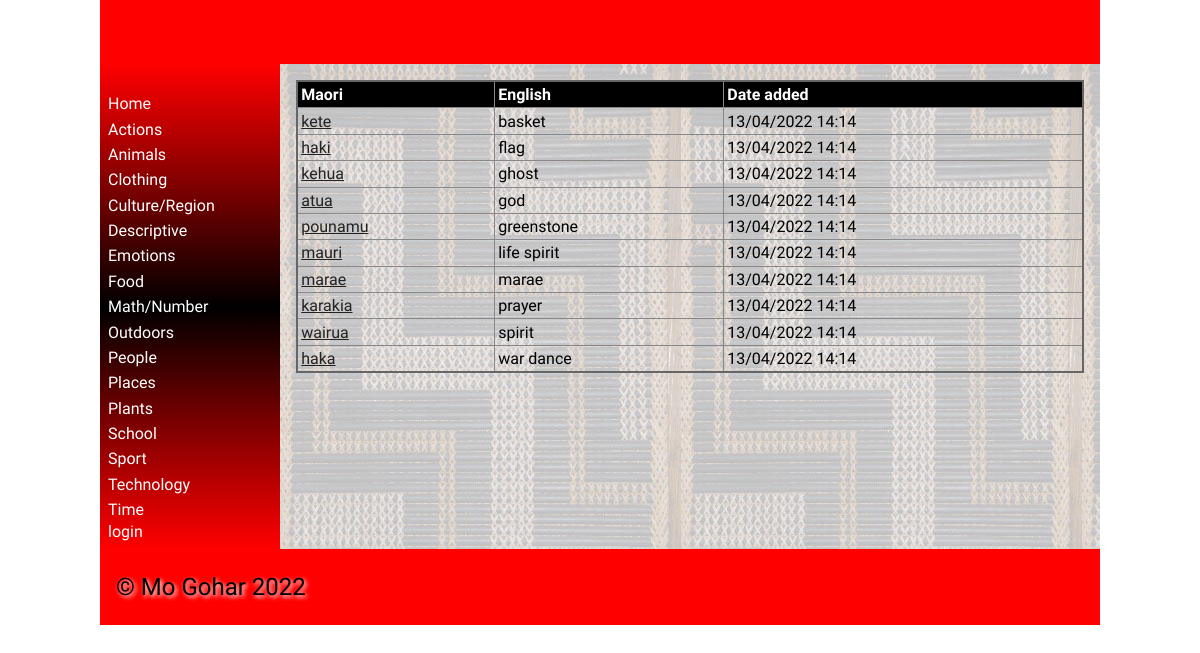
The page /category/4 on the database as committed earlier.
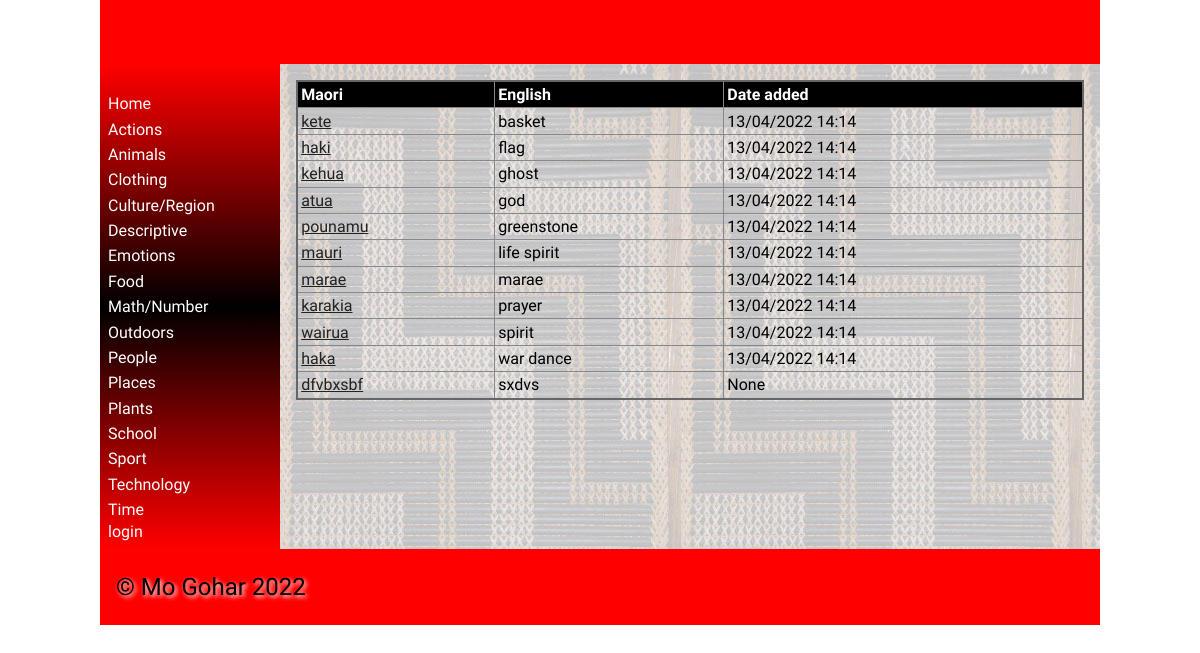
The same page on the database as committed later.
### tables this page shows
CREATE TABLE categories
(
	id integer
		constraint categories_pk
			primary key autoincrement,
	category_name integer
);

CREATE TABLE vocab
(
	id integer
		constraint vocab_pk
			primary key autoincrement,
	Maori varchar(30),
	English varchar(30),
	cat_id integer,
	definition varchar(30),
	level integer,
	image varchar(60),
	date datetime
);

### app.py (the view, shortened to what this page needs)
@app.route('/category/<cat_id>', methods=['GET', 'POST'])
def render_list(cat_id):
        return render_template('category.html', categories=categories(), vocab_list=vocab(), cat_id=int(cat_id)
                               , logged_in=is_logged_in(), teacher=is_teacher())

### app.py (called while the page is built)
def create_connection(db_file):
    try:
        connection = sqlite3.connect(db_file)
        return connection
    except Error as e:
        print(e)
    return None

def categories():
    query = "SELECT id, category_name FROM categories"
    con = create_connection(DATABASE)
    cur = con.cursor()
    cur.execute(query)
    category_list = cur.fetchall()
    con.close()
    return category_list

def vocab():
    query = "SELECT * FROM vocab"
    con = create_connection(DATABASE)
    cur = con.cursor()
    cur.execute(query)
    vocab_list = cur.fetchall()
    con.close()
    return vocab_list

def is_logged_in():
    if session.get("email") is None:
        print("not logged in")
        return False
    else:
        print("logged in")
        return True

def is_teacher():
    if session.get("isadmin"):
        print("teacher")
        return True
    else:
        print("student")
        return False

### templates/category.html (shortened to what this page needs)
{% extends "base.html" %}
{% block main %}
    <table>
        <tr>
            <th>Maori</th>
            <th>English</th>
            <th>Date added</th>
        </tr>
         <tbody>
            {% for vocab in vocab_list %}
                {% if vocab[3] == cat_id %}
                    <tr>
                        <td><a href="/word/{{ vocab[0] }}">{{ vocab[1] }}</td>
                        <td>{{ vocab[2] }}</td>
                        <td>{{ vocab[7] }}</td>
                    </tr>
                {% endif %}
            {% endfor %}
        </tbody>
    </table>
{% endblock %}

### templates/base.html (shortened to what this page needs)
<!doctype html>
<html lang="en">
<head>
	<link href="{{ url_for('static', filename='css/style.css') }}" rel="stylesheet">
</head>
<body>
	<div id="container">
		<header>
			<h1>{% block heading %}{% endblock %}</h1>
		</header>
		<nav>
			<ul>
				<li><a href="/">Home</a></li>
				<div class ="category">
					{% for category in categories %}
						<div class ="category-box">
							<li><a href="/category/{{ category[0] }}">{{ category[1] }}</a></li>
						</div>
					{% endfor %}
				</div>
				{% if logged_in %}
					<a href="/logout">logout</a>
				{% else %}
            		<a href="/login">login</a>
				{% endif %}
			</ul>
		</nav>
		<main>
            {% block main%}{% endblock %}
        </main>
		<footer>
			<p>
				&copy; Mo Gohar 2022
			</p>
		</footer>
	</div>
</body>
</html>

Rows that differ between the two databases and show on the page:
added vocab: Maori "dfvbxsbf", English "sxdvs", vocab "None"
